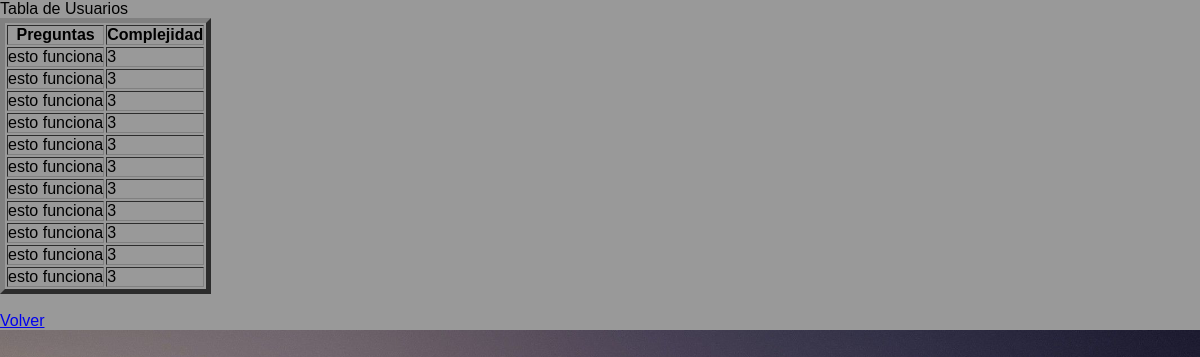
Screenshot of /VerPreguntas.php with the database file from the repository.
### tables this page shows
CREATE TABLE `preguntas` (
  `id` int(11) NOT NULL,
  `pregunta` varchar(256) NOT NULL,
  `respuesta` varchar(150) NOT NULL,
  `complejidad` int(1) NOT NULL,
  `email` varchar(256) NOT NULL
);

### VerPreguntas.php (the view, shortened to what this page needs)
<!DOCTYPE html>
<html>
<link rel='stylesheet' type='text/css' href='estilos/style.css' />
<link rel='stylesheet'
	   type='text/css'
	   media='only screen and (min-width: 530px) and (min-device-width: 481px)'
	   href='estilos/wide.css' />
<link rel='stylesheet'
	   type='text/css'
	   media='only screen and (max-width: 480px)'
	   href='estilos/smartphone.css' />
<head><title> Mostrar Preguntas </title></head>
<body>
        <div>
			<?php
			$server = "mysql.hostinger.es";
			$user = "u347232914_root";
			$password = "root123";
			$bd_name = "u347232914_quiz";
			$connection = new mysqli($server, $user, $password, $bd_name);
			$sql = "SELECT * FROM preguntas";
            $consulta = mysqli_query($connection, $sql);
            $num_filas= $consulta->num_rows;
                    if ($num_filas > 0) {
                        echo "Tabla de Usuarios \n";
                        echo "
                        <table border=5>
                            <tr>
                                <th>Preguntas</th>
                                <th>Complejidad</th>
                            </tr>
                        ";
                        while($row = $consulta->fetch_assoc()) {
                            echo "
                            <tr>
                                <td>".$row["pregunta"]."</td>
                                <td>".$row["complejidad"]."</td>
                            </tr>";
                        }
                        echo "</table>";
                    } else {
                        echo "No hay entradas en la DB.";
                    }
			?>
		<br>
		<a href="layout.html">Volver</a>
		</div>
</body>

### estilos/style.css (style rules this page uses)
* { margin: 0; padding: 0; }
html,nav, section, header { background: url(./background.jpg) no-repeat center center fixed; -webkit-background-size: cover; -moz-background-size: cover; -o-background-size: cover; background-size: cover; }
body { background: transparent; }
body, input, button { font-family: 'Source Sans Pro', sans-serif; }

### estilos/wide.css (style rules this page uses)
body { background: #999; }

### estilos/smartphone.css (style rules this page uses)
body { background: #333; }
body { font-size: xx-large; }

### rows the page displays
preguntas: pregunta "esto funciona", complejidad "3"
preguntas: pregunta "esto funciona", complejidad "3"
preguntas: pregunta "esto funciona", complejidad "3"
preguntas: pregunta "esto funciona", complejidad "3"
preguntas: pregunta "esto funciona", complejidad "3"
preguntas: pregunta "esto funciona", complejidad "3"
preguntas: pregunta "esto funciona", complejidad "3"
preguntas: pregunta "esto funciona", complejidad "3"
preguntas: pregunta "esto funciona", complejidad "3"
preguntas: pregunta "esto funciona", complejidad "3"
preguntas: pregunta "esto funciona", complejidad "3"
